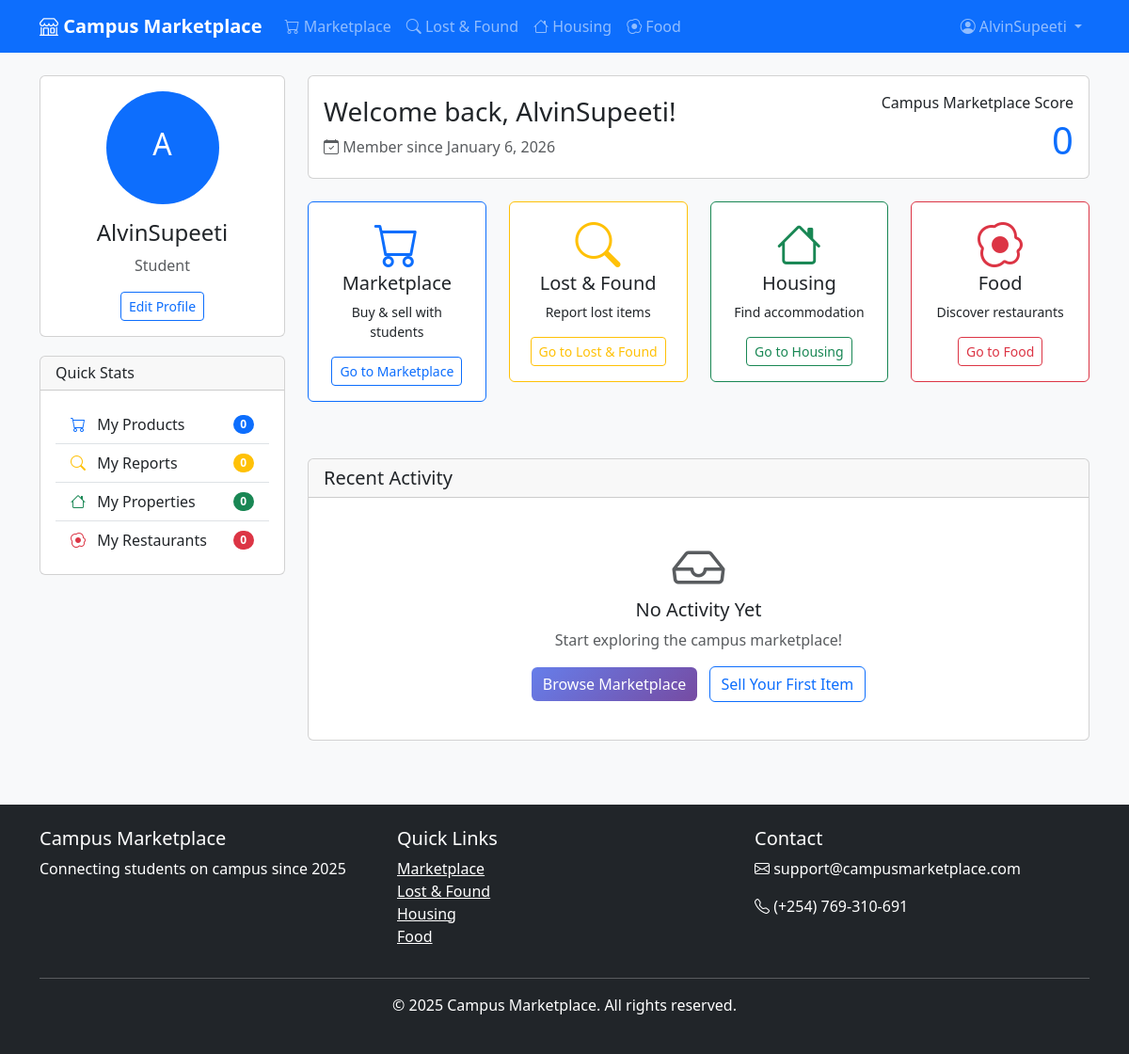
/accounts/dashboard/ (signed in), run on an earlier commit of the app's database.
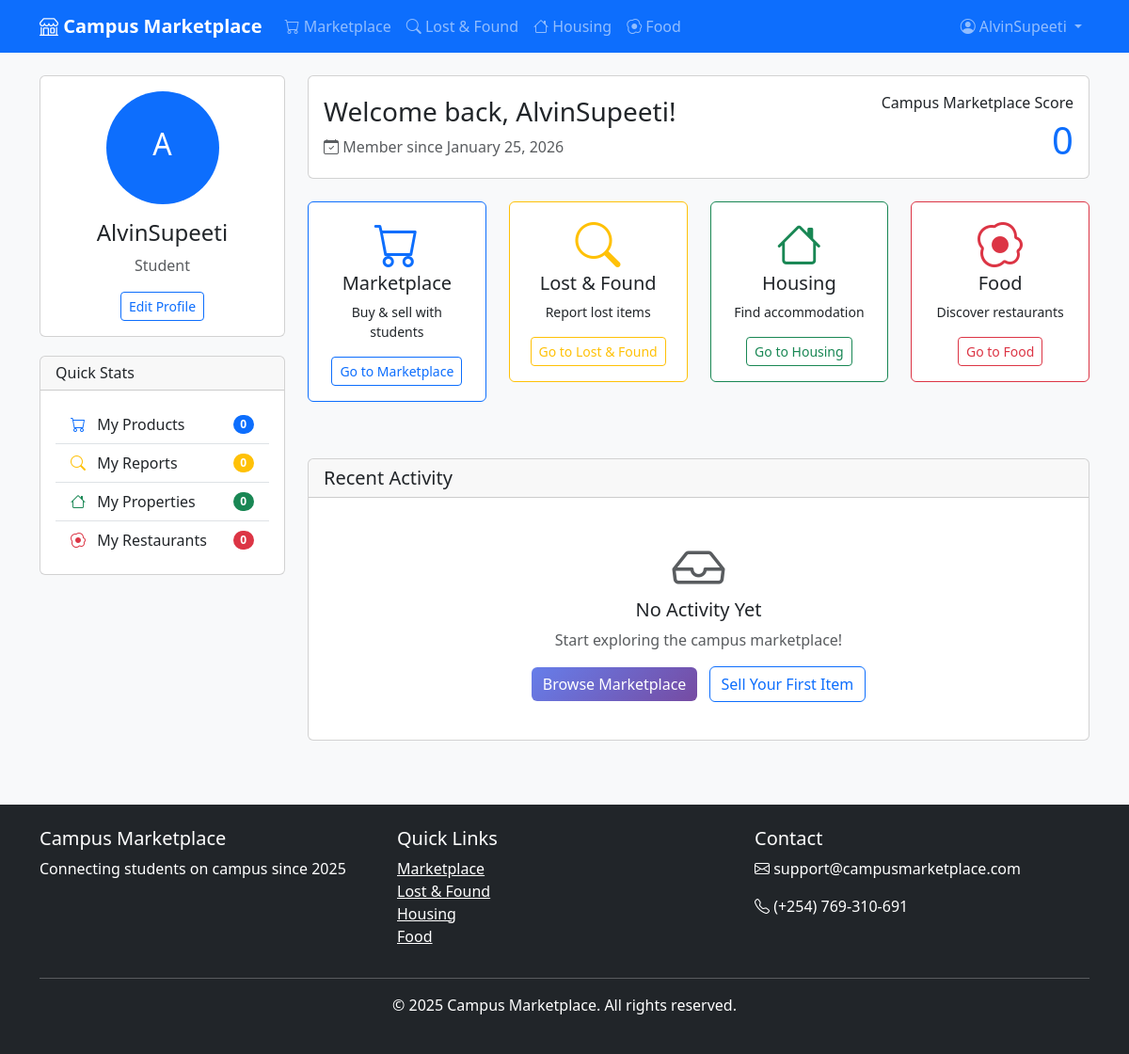
And on a later commit of the database.
### accounts/models.py (models this page shows, shortened)
class CustomUser(AbstractUser):
    USER_TYPE_CHOICES = (
        ('student', 'Student'),
        ('vendor', 'Vendor'),
        ('staff', 'Staff'),
    )
    user_type = models.CharField(max_length=10, choices=USER_TYPE_CHOICES, default='student')
    student_id = models.CharField(max_length=20, blank=True, null=True)
    phone_number = models.CharField(max_length=15, blank=True, null=True)
    profile_picture = CloudinaryField('profile_pictures', blank=True, null=True)
    email_verified = models.BooleanField(default=False)
    created_at = models.DateTimeField(auto_now_add=True)
    bio = models.TextField(blank=True, null=True)
    updated_at = models.DateTimeField(auto_now=True)
    def __str__(self):
        return self.username

### accounts/views.py (the view)
# urls.py: path('dashboard/', views.dashboard_view, name='dashboard'),
@login_required
def dashboard_view(request):
    user = request.user
    print(f"Dashboard accessed by: {user.username}")
    from marketplace.models import Product
    from lostfound.models import LostFoundItem
    from housing.models import HousingListing
    from food.models import FoodVendor
    try:
        product_count = Product.objects.filter(seller=user).count()
        lostfounditem_count = LostFoundItem.objects.filter(user=user).count()
        property_count = Property.objects.filter(owner=user).count()
        restaurant_count = Restaurant.objects.filter(created_by=user).count()
        print(f"Counts: products={product_count}, lost={lostfounditem_count}, properties={property_count}, restaurants={restaurant_count}")
    except Exception as e:
        print(f"Error fetching counts: {e}")
        product_count = 0
        lostfounditem_count = 0
        property_count = 0
        restaurant_count = 0
    context = {
        'user': user,
        'product_count': product_count,
        'lostfounditem_count': lostfounditem_count,
        'property_count': property_count,
        'restaurant_count': restaurant_count,
        'title': 'Dashboard'
    }
    print(f"Context being sent: {context}")
    return render(request, 'accounts/dashboard.html', context)

### templates/accounts/dashboard.html (shortened to what the changed rows need)
{% extends 'base.html' %}
{% block content %}
<div class="row">
    <div class="col-md-3 mb-4">
        <div class="card">
            <div class="card-body text-center">
                {% if user.profile_picture %}
                <img src="{{ user.profile_picture.url }}" alt="{{ user.username }}" class="rounded-circle mb-3" width="120" height="120" style="object-fit: cover;">
                {% else %}
                <div class="bg-primary text-white rounded-circle d-inline-flex align-items-center justify-content-center mb-3" style="width: 120px; height: 120px;">
                    <span class="h2">{{ user.username|first|upper }}</span>
                </div>
                {% endif %}
                <h4>{{ user.username }}</h4>
                <p class="text-muted">{{ user.get_user_type_display }}</p>
                <a href="{% url 'accounts:profile' %}" class="btn btn-outline-primary btn-sm">Edit Profile</a>
            </div>
        </div>
    </div>
    <div class="col-md-9">
        <div class="card mb-4">
            <div class="card-body">
                <div class="d-flex justify-content-between align-items-center">
                    <div>
                        <h3 class="card-title mb-2">Welcome back, {{ user.username }}!</h3>
                        <p class="card-text text-muted">
                            <i class="bi bi-calendar-check"></i> Member since {{ user.date_joined|date:"F j, Y" }}
                        </p>
                    </div>
                </div>
            </div>
        </div>
    </div>
</div>
{% endblock %}

### templates/base.html (shortened to what this page needs)
<!DOCTYPE html>
<html lang="en">
  <head>
    <link
      href="https://cdn.jsdelivr.net/npm/bootstrap@5.3.0/dist/css/bootstrap.min.css"
      rel="stylesheet"
    />
    <link
      rel="stylesheet"
      href="https://cdnjs.cloudflare.com/ajax/libs/font-awesome/6.4.0/css/all.min.css"
    />
    <link
      rel="stylesheet"
      href="https://cdn.jsdelivr.net/npm/bootstrap-icons@1.10.0/font/bootstrap-icons.css"
    />
    <link
      rel="stylesheet"
      href="https://cdnjs.cloudflare.com/ajax/libs/font-awesome/6.4.0/css/all.min.css"
    />
  </head>
  <body>
    <nav class="navbar navbar-expand-lg navbar-dark bg-primary fixed-top">
      <div class="container">
        <a class="navbar-brand" href="{% url 'home' %}">
          <i class="bi bi-shop"></i> Campus Marketplace
        </a>
        <div class="collapse navbar-collapse" id="navbarNav">
          <ul class="navbar-nav me-auto">
            {% if user.is_authenticated %}
            <li class="nav-item">
              <a class="nav-link" href="{% url 'marketplace:home' %}">
                <i class="bi bi-cart"></i> Marketplace
              </a>
            </li>
            <li class="nav-item">
              <a class="nav-link" href="{% url 'lostfound:home' %}">
                <i class="bi bi-search"></i> Lost & Found
              </a>
            </li>
            <li class="nav-item">
              <a class="nav-link" href="{% url 'housing:home' %}">
                <i class="bi bi-house"></i> Housing
              </a>
            </li>
            <li class="nav-item">
              <a class="nav-link" href="{% url 'food:home' %}">
                <i class="bi bi-egg-fried"></i> Food
              </a>
            </li>
          </ul>
          <ul class="navbar-nav">
            <li class="nav-item dropdown">
              <a
                class="nav-link dropdown-toggle"
                href="#"
                role="button"
                data-bs-toggle="dropdown"
              >
                <i class="bi bi-person-circle"></i> {{ user.username }}
              </a>
            </li>
            {% endif %}
          </ul>
        </div>
      </div>
    </nav>
    <main class="container my-4">{% block content %}{% endblock %}</main>
    <footer class="bg-dark text-white py-4 mt-5">
      <div class="container">
        <div class="row">
          <div class="col-md-4">
            <h5>Campus Marketplace</h5>
            <p>Connecting students on campus since 2025</p>
          </div>
          <div class="col-md-4">
            <h5>Quick Links</h5>
            <ul class="list-unstyled">
              <li>
                <a href="{% url 'marketplace:home' %}" class="text-white"
                  >Marketplace</a
                >
              </li>
              <li>
                <a href="{% url 'lostfound:home' %}" class="text-white"
                  >Lost & Found</a
                >
              </li>
              <li>
                <a href="{% url 'housing:home' %}" class="text-white"
                  >Housing</a
                >
              </li>
              <li>
                <a href="{% url 'food:home' %}" class="text-white">Food</a>
              </li>
            </ul>
          </div>
          <div class="col-md-4">
            <h5>Contact</h5>
            <p><i class="bi bi-envelope"></i> support@campusmarketplace.com</p>
            <p><i class="bi bi-telephone"></i> (+254) 769-310-691</p>
          </div>
        </div>
        <hr class="bg-light" />
        <div class="text-center">
          <p>&copy; 2025 Campus Marketplace. All rights reserved.</p>
        </div>
      </div>
    </footer>
  </body>
</html>

What changed in the data, as far as the page shows it:
changed CustomUser "AlvinSupeeti": date_joined "January 6, 2026" → "January 25, 2026"
